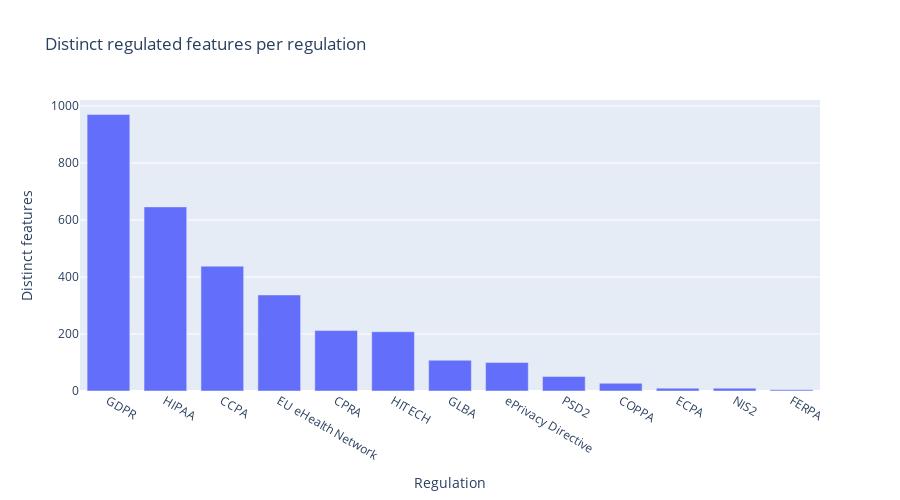

Here is the notebook cell this chart was saved with:
### Markdown cell above
### Figure 2: Distinct regulated features per regulation

Counts of **unique features** governed by each regulation in the High-confidence corpus.

### Code cell
import plotly.express as px

f2 = merged_df[merged_df['confidence'] == 'High'].copy()
f2['year_int'] = f2['year_int'].clip(upper=2025)

per_reg_unique = (
    f2.groupby('reg_id')['feature_clean']
      .nunique()
      .reset_index(name='distinct_features')
      .sort_values('distinct_features', ascending=False)
)

fig2 = px.bar(
    per_reg_unique,
    x='reg_id', y='distinct_features',
    title='Distinct regulated features per regulation',
    labels={'reg_id':'Regulation','distinct_features':'Distinct features'},
)
fig2.update_layout(xaxis={'categoryorder':'total descending'}, bargap=0.25, height=500)
fig2.show()

### Figure 1 — Plotly figure (JSON) as saved in the notebook; plotly's stock layout.template omitted (floating-point values rounded to 4 significant figures)
{"data": [{"hovertemplate": "Regulation=%{x}<br>Distinct features=%{y}<extra></extra>", "legendgroup": "", "marker": {"color": "#636efa", "pattern": {"shape": ""}}, "name": "", "orientation": "v", "showlegend": false, "textposition": "auto", "type": "bar", "x": ["GDPR", "HIPAA", "CCPA", "EU eHealth Network", "CPRA", "HITECH", "GLBA", "ePrivacy Directive", "PSD2", "COPPA", "ECPA", "NIS2", "FERPA"], "xaxis": "x", "y": [970, 646, 438, 337, 212, 208, 108, 100, 51, 27, 10, 10, 4], "yaxis": "y"}], "layout": {"bargap": 0.25, "barmode": "relative", "height": 500, "legend": {"tracegroupgap": 0}, "title": {"text": "Distinct regulated features per regulation"}, "xaxis": {"anchor": "y", "categoryorder": "total descending", "domain": [0, 1], "title": {"text": "Regulation"}}, "yaxis": {"anchor": "x", "domain": [0, 1], "title": {"text": "Distinct features"}}}}
